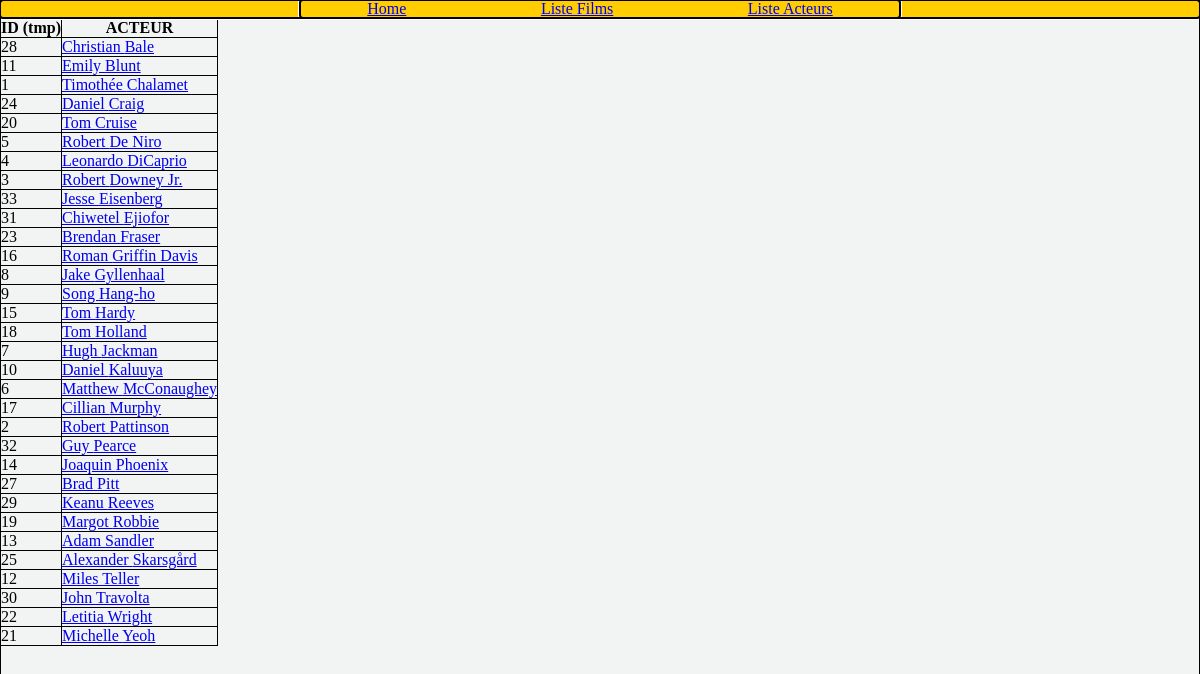
The page /index.php?action=listActeurs on the database its author committed.
### tables this page shows
CREATE TABLE IF NOT EXISTS `acteur` (
  `id_acteur` int NOT NULL AUTO_INCREMENT,
  `id_personne` int NOT NULL DEFAULT '0',
  PRIMARY KEY (`id_acteur`),
  KEY `FK__personne` (`id_personne`),
  CONSTRAINT `FK__personne` FOREIGN KEY (`id_personne`) REFERENCES `personne` (`id_personne`)
);

CREATE TABLE IF NOT EXISTS `personne` (
  `id_personne` int NOT NULL AUTO_INCREMENT,
  `prenom_personne` varchar(50) NOT NULL DEFAULT '0',
  `nom_personne` varchar(50) DEFAULT '0',
  `sexe_personne` varchar(50) NOT NULL DEFAULT '0',
  `date_naissance_personne` date DEFAULT NULL,
  PRIMARY KEY (`id_personne`)
);

### controller/CinemaController.php (called while the page is built, shortened)
<?php
class CinemaController
{
    public function listActeurs()
    {
        $pdo = Connect::seConnecter();
        $requeteListActeurs = $pdo->query(
            "SELECT ac.id_acteur, p.prenom_personne, p.nom_personne
            FROM personne p
            INNER JOIN acteur ac ON p.id_personne = ac.id_personne
            ORDER BY p.nom_personne ASC;"
        );
        require "view/listActeurs.php";
    }
}

### view/listActeurs.php (the view, shortened to what this page needs)
<table class="uk-table uk-table-striped" style="border: 1px solid black; border-collapse: collapse;">
    <thead>
        <tr>
            <th style="border: 1px solid black;">ID (tmp)</th>
            <th style="border: 1px solid black;">ACTEUR</th>
        </tr>
    </thead>
    <tbody>
        <?php
        foreach ($requeteListActeurs->fetchAll() as $acteur) { ?>
            <tr>
                <td style="border: 1px solid black;"><?= $acteur["id_acteur"] ?></td>
                <td style="border: 1px solid black;"><a href="index.php?action=detailActeur&id=<?= $acteur["id_acteur"] ?>"><?= $acteur["prenom_personne"] ?> <?= $acteur["nom_personne"] ?></a></td>
            </tr>
        <?php } ?>
    </tbody>
</table>
<?php
$contenu = ob_get_clean();
require "view/template.php";

### index.php (shortened to what this page needs)
<?php
$ctrlCinema = new CinemaController();
if (isset($_GET["action"])) {
    switch ($_GET["action"]) {
        case "listActeurs":
            $ctrlCinema->listActeurs();
            break;
    }
} else {
    $ctrlCinema->default();
}

### view/template.php (shortened to what this page needs)
<!DOCTYPE html>
<html lang="fr">
<head>
    <link rel="stylesheet" href="public/css/style.css">
</head>
<body>
    <div class="body">
        <header class="main_header">
            <nav class="main_header_nav">
                <ul>
                    <li>
                        <a href="index.php">Home</a>
                    </li>
                    <li>
                        <a href="index.php?action=listFilms">Liste Films</a>
                    </li>
                    <li>
                        <a href="index.php?action=listActeurs">Liste Acteurs</a>
                    </li>
                </ul>
            </nav>
        </header>
        <div id="contenu">
            <?=
            $contenu
            ?>
        </div>
    </div>
</body>
</html>

### public/css/style.css (style rules this page uses)
* { margin: 0; padding: 0; box-sizing: border-box; }
:root { --main-header-background-color: #ffcd00; --main-body-background-color: #f2f3f3; --affiche-font-color: #fafafa; }
.main_header { background-color: var(--main-header-background-color); display: flex; justify-content: center; }
.main_header_nav { width: 50%; }
.main_header_nav ul { display: flex; justify-content: space-around; }
.main_header_nav li { list-style-type: none; }
.body { background-color: var(--main-body-background-color); min-height: 100vh; }
.main_header, .body, .main_header_nav, .figure, .note_film { outline: auto; }

### rows shown on the page
acteur: id_acteur "28", id_personne.prenom_personne "Christian", id_personne.nom_personne "Bale"
acteur: id_acteur "11", id_personne.prenom_personne "Emily", id_personne.nom_personne "Blunt"
acteur: id_acteur "1", id_personne.prenom_personne "Timothée", id_personne.nom_personne "Chalamet"
acteur: id_acteur "24", id_personne.prenom_personne "Daniel", id_personne.nom_personne "Craig"
acteur: id_acteur "20", id_personne.prenom_personne "Tom", id_personne.nom_personne "Cruise"
acteur: id_acteur "5", id_personne.prenom_personne "Robert", id_personne.nom_personne "De Niro"
acteur: id_acteur "4", id_personne.prenom_personne "Leonardo", id_personne.nom_personne "DiCaprio"
acteur: id_acteur "3", id_personne.prenom_personne "Robert", id_personne.nom_personne "Downey Jr."
acteur: id_acteur "33", id_personne.prenom_personne "Jesse", id_personne.nom_personne "Eisenberg"
acteur: id_acteur "31", id_personne.prenom_personne "Chiwetel", id_personne.nom_personne "Ejiofor"
acteur: id_acteur "23", id_personne.prenom_personne "Brendan", id_personne.nom_personne "Fraser"
acteur: id_acteur "16", id_personne.prenom_personne "Roman", id_personne.nom_personne "Griffin Davis"
acteur: id_acteur "8", id_personne.prenom_personne "Jake", id_personne.nom_personne "Gyllenhaal"
acteur: id_acteur "9", id_personne.prenom_personne "Song", id_personne.nom_personne "Hang-ho"
acteur: id_acteur "15", id_personne.prenom_personne "Tom", id_personne.nom_personne "Hardy"
acteur: id_acteur "18", id_personne.prenom_personne "Tom", id_personne.nom_personne "Holland"
acteur: id_acteur "7", id_personne.prenom_personne "Hugh", id_personne.nom_personne "Jackman"
acteur: id_acteur "10", id_personne.prenom_personne "Daniel", id_personne.nom_personne "Kaluuya"
acteur: id_acteur "6", id_personne.prenom_personne "Matthew", id_personne.nom_personne "McConaughey"
acteur: id_acteur "17", id_personne.prenom_personne "Cillian", id_personne.nom_personne "Murphy"
acteur: id_acteur "2", id_personne.prenom_personne "Robert", id_personne.nom_personne "Pattinson"
acteur: id_acteur "32", id_personne.prenom_personne "Guy", id_personne.nom_personne "Pearce"
acteur: id_acteur "14", id_personne.prenom_personne "Joaquin", id_personne.nom_personne "Phoenix"
acteur: id_acteur "27", id_personne.prenom_personne "Brad", id_personne.nom_personne "Pitt"
acteur: id_acteur "29", id_personne.prenom_personne "Keanu", id_personne.nom_personne "Reeves"
acteur: id_acteur "19", id_personne.prenom_personne "Margot", id_personne.nom_personne "Robbie"
acteur: id_acteur "13", id_personne.prenom_personne "Adam", id_personne.nom_personne "Sandler"
acteur: id_acteur "25", id_personne.prenom_personne "Alexander", id_personne.nom_personne "Skarsgård"
acteur: id_acteur "12", id_personne.prenom_personne "Miles", id_personne.nom_personne "Teller"
acteur: id_acteur "30", id_personne.prenom_personne "John", id_personne.nom_personne "Travolta"
acteur: id_acteur "22", id_personne.prenom_personne "Letitia", id_personne.nom_personne "Wright"
acteur: id_acteur "21", id_personne.prenom_personne "Michelle", id_personne.nom_personne "Yeoh"
